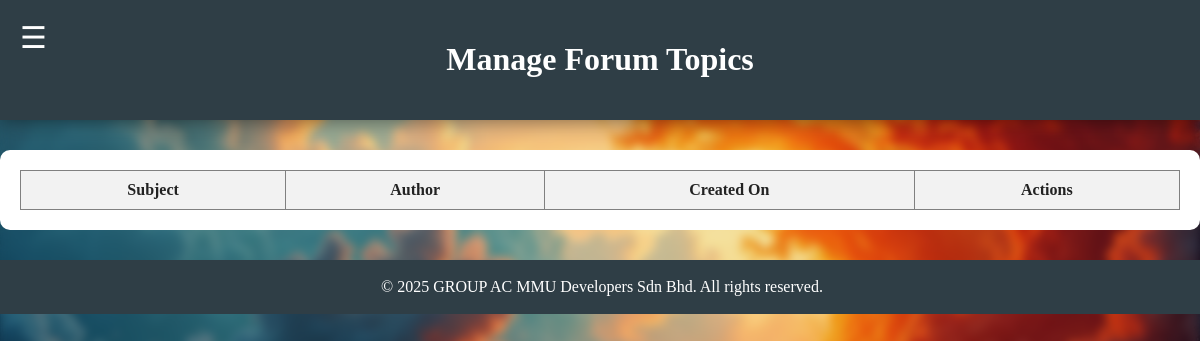
Before: /admin/manageforum.php (signed in) with the older database file.
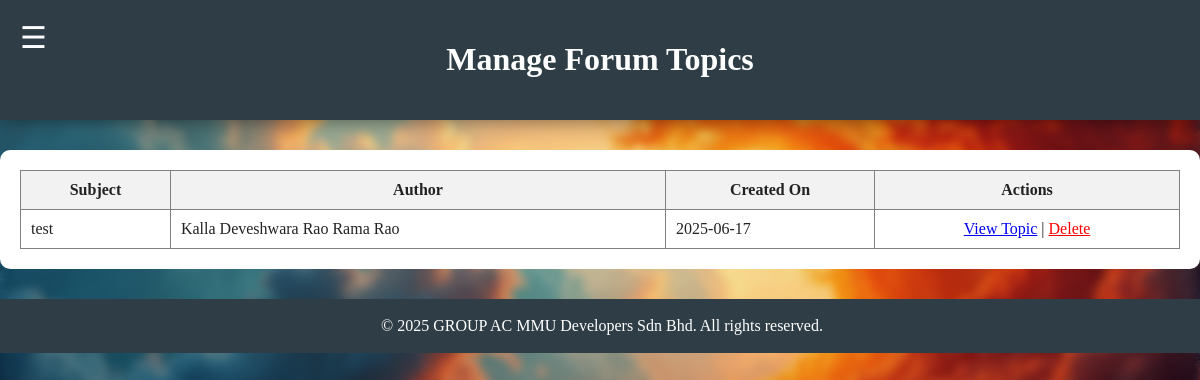
After: the same page with the newer database file.
### tables this page shows
CREATE TABLE `forum_topics` (
  `topic_id` int(11) NOT NULL,
  `topic_subject` varchar(255) NOT NULL,
  `topic_content` text NOT NULL,
  `topic_date` datetime NOT NULL DEFAULT current_timestamp(),
  `user_id` int(11) NOT NULL
);

CREATE TABLE `users` (
  `user_id` int(11) NOT NULL,
  `name` varchar(100) DEFAULT NULL,
  `email` varchar(100) DEFAULT NULL,
  `password` varchar(255) DEFAULT NULL,
  `role` enum('student','admin') DEFAULT 'student',
  `created_at` timestamp NOT NULL DEFAULT current_timestamp(),
  `student_id` varchar(50) DEFAULT NULL,
  `faculty` varchar(100) DEFAULT NULL,
  `date_of_birth` date DEFAULT NULL,
  `about_me` text DEFAULT NULL,
  `profile_picture` varchar(255) DEFAULT 'default_avatar.png'
);

### admin/manageforum.php (the view, shortened to what this page needs)
<?php
require '../connection.php';
require '../header.php';
$topics_result = $conn->query(
    "SELECT t.topic_id, t.topic_subject, t.topic_date, u.name as author
     FROM forum_topics t JOIN users u ON t.user_id = u.user_id
     ORDER BY t.topic_date DESC"
);
?>
<body>
    <?php require '../navbar.php'; ?>
    <div id="main-content">
        <div class="title-container">
            <h1>Manage Forum Topics</h1>
        </div>
        <div class="table-container" style="max-width: 1200px; margin: 30px auto; background-color: #fff; padding: 20px; border-radius: 10px;">
            <table border="1" style="width: 100%; border-collapse: collapse;">
                <thead>
                    <tr style="background-color: #f2f2f2;">
                        <th style="padding: 10px;">Subject</th>
                        <th style="padding: 10px;">Author</th>
                        <th style="padding: 10px;">Created On</th>
                        <th style="padding: 10px;">Actions</th>
                    </tr>
                </thead>
                <tbody>
                    <?php while ($topic = $topics_result->fetch_assoc()): ?>
                        <tr>
                            <td style="padding: 10px;"><?php echo htmlspecialchars($topic['topic_subject']); ?></td>
                            <td style="padding: 10px;"><?php echo htmlspecialchars($topic['author']); ?></td>
                            <td style="padding: 10px;"><?php echo date('Y-m-d', strtotime($topic['topic_date'])); ?></td>
                            <td style="padding: 10px; text-align: center;">
                                <a href="../view_topic.php?id=<?php echo $topic['topic_id']; ?>" target="_blank">View Topic</a> |
                                <a href="?action=delete&id=<?php echo $topic['topic_id']; ?>" onclick="return confirm('Are you sure you want to delete this entire topic and all its replies?');" style="color: red;">Delete</a>
                            </td>
                        </tr>
                    <?php endwhile; ?>
                </tbody>
            </table>
        </div>
    </div>
    <?php require '../footer.php'; ?>
</body>
</html>

Changed rows visible on the page:
added forum_topics: topic_subject "test", user.name "Kalla Deveshwara Rao Rama Rao", topic_date "2025-06-17"
